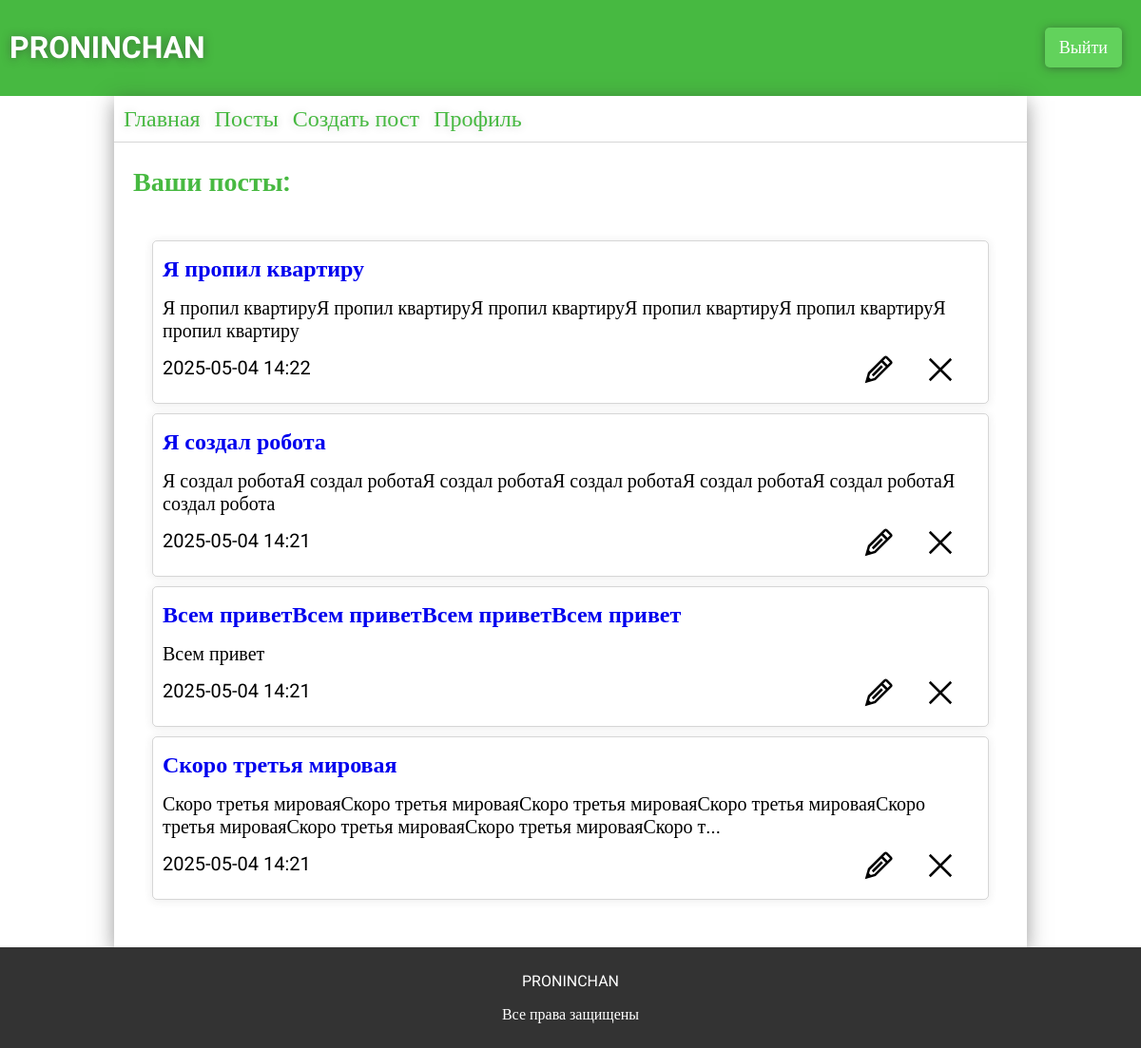
The app's page /user_posts (signed in), older data.
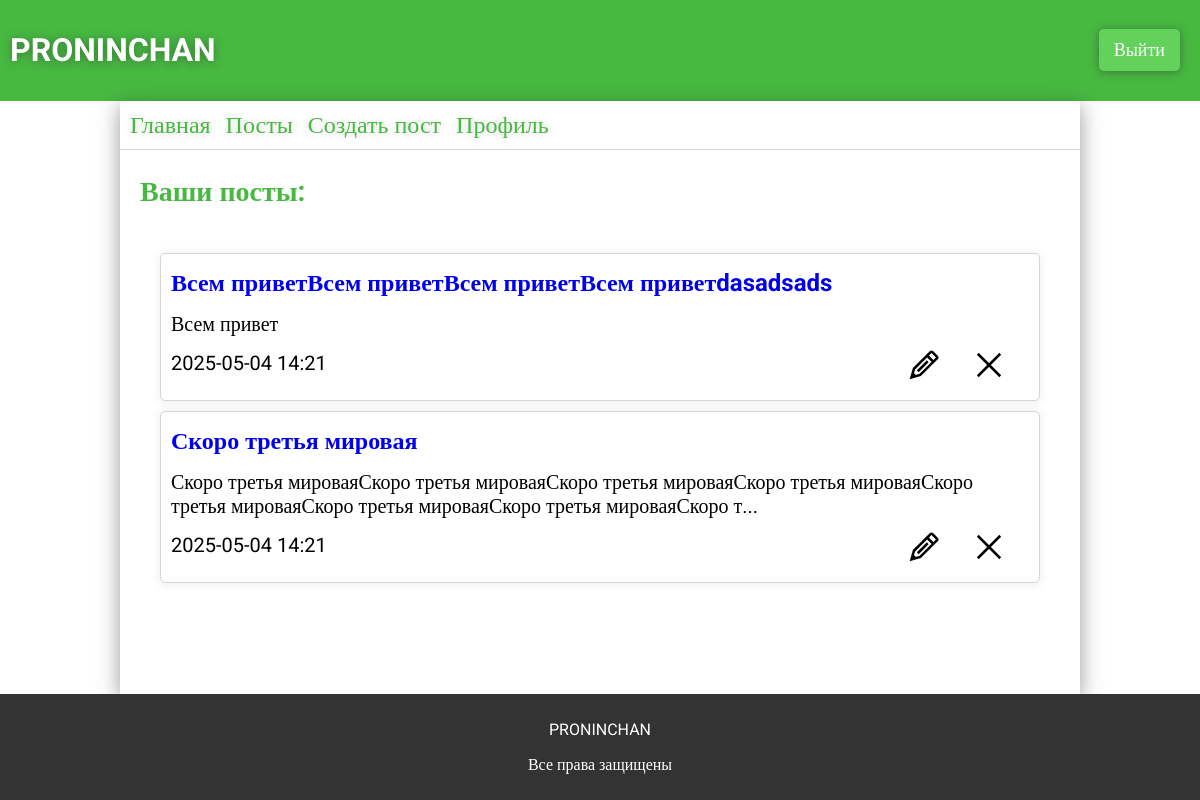
The same page, newer data.
### app.py (models this page shows)
class ForumPosts(db.Model):
    __tablename__ = 'forum_posts'
    id = db.Column(db.Integer, primary_key=True)
    user_id = db.Column(db.Integer, db.ForeignKey('users.id'), nullable=False)
    theme = db.Column(db.String(124), nullable=False)
    text = db.Column(db.Text, nullable=False)
    section_id = db.Column(db.Integer, db.ForeignKey('forum_sections.id'), nullable=False)
    category_id = db.Column(db.Integer, db.ForeignKey('forum_categories.id'), nullable=False)
    created_at = db.Column(db.DateTime, default=datetime.now)
    user = db.relationship("Users", backref="posts")
    sections = db.relationship("ForumSections")
    categories = db.relationship("ForumCategory")

### app.py (the view)
@app.route('/user_posts')
def user_posts():
    if 'user' in session:
        user_posts =  ForumPosts.query.filter_by(user_id=session['user']).order_by(ForumPosts.created_at.desc()).all()
        return render_template('user_posts.html', posts=user_posts)
    return render_template('profile.html')

### templates/user_posts.html (shortened to what this page needs)
{% extends 'base.html' %}
{% block main %}
<link rel="stylesheet" href="{{ url_for('static', filename='css/profile.css') }}">
{% if session['user'] %}
<div class="commentsposts">
    <p>Ваши посты:</p>
    <div class="commentsposts-container">
        {% for post in posts %}
            <div class="commentsposts-container-post" id="post-{{post.id}}">
                <div class="commentsposts-container-post-edit">
                    <img src="../static/img/Edit.svg" alt="" class="edit-post" id="post-{{post.id}}" data-post-id="{{post.id}}">
                    <img src="../static/img/Close.svg" alt="" class="delete-post" data-post-id="{{post.id}}">
                </div>
                <a class="post-theme" href="{{url_for('post', post=post.id)}}">{{post.theme}}</a>
                <p class="post-text"  data-text="{{post.text}}">{{post.text | truncate(150, True, '...')}}</p>
                <p class="post-created">{{post.created_at.strftime('%Y-%m-%d %H:%M')}}</p>
            </div>
            {% endfor %}
    </div>
</div>
{% else %}
    <div class="login">
        <h2>Войдите в аккаунт</h2>
    </div>
{% endif %}
{% endblock %}

Row changes from the older to the newer data that the page shows:
removed ForumPosts: theme "Я пропил квартиру", text "Я пропил квартируЯ пропил квартируЯ пропил квартируЯ пропил квартируЯ пропил квартируЯ пропил квартиру", created_at "2025-05-04 14:22"
removed ForumPosts: theme "Я создал робота", text "Я создал роботаЯ создал роботаЯ создал роботаЯ создал роботаЯ создал роботаЯ создал роботаЯ создал робота", created_at "2025-05-04 14:21"
changed ForumPosts "Всем привет": theme "Всем приветВсем приветВсем приветВсем привет" → "Всем приветВсем приветВсем приветВсем приветdasadsads"
